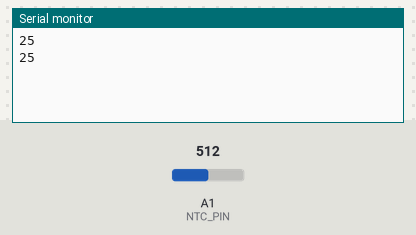
The sketch below on a simulated Arduino Uno, built with avr-gcc and run on an emulated ATmega328P. On the bench: the last lines printed to the serial monitor. The inputs (shaded band) are chosen by the test bench; at power-on: A1 (NTC_PIN) = 512.

Above: at 2.2 s.
2.3 s: A1 (NTC_PIN) set to 716
At 3.6 s:
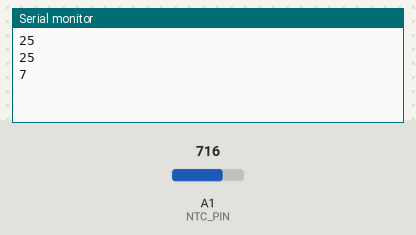
3.8 s: A1 (NTC_PIN) set to 900
At 4.8 s:
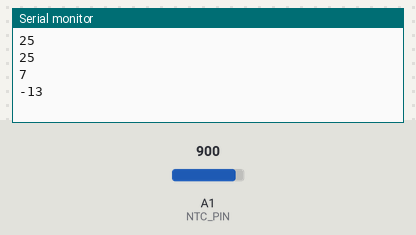
Timing chart, 0 to 6.8 s (numbered marks = the images above; inputs shaded):
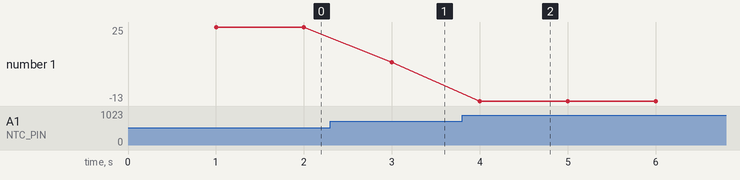

Measured:
- after the input at 2.3 s, the serial monitor: prints a new line after 0.70 s (image 1)
- after the input at 3.8 s, the serial monitor: prints a new line after 0.20 s (image 2)
- plotted number 1: 25 → 7 after the input at 2.3 s, 7 → -13 after the input at 3.8 s

The sketch:

NTCThermistor.ino
```cpp
#define NTC_PIN A1 //SIG pin of NTC module connect to A1 of IO Shield, that is pin A1 of OPEN-SMART UNO R3
#define SAMPLING_RESISTOR  10000//the sampling resistor is 10k ohm
#define NTC_R25 10000//the resistance of the NTC at 25'C is 10k ohm
#define NTC_B   3950

void setup()
{
  Serial.begin(9600);
  delay(1000);//
}

void loop()
{
  float celsius;
  celsius = getTemperature();//get temperature
  Serial.println((int8_t)celsius);//
  delay(1000);//delay 1000ms
}


float getTemperature()
{
  float temperature,resistance;
  int a;
  a = analogRead(NTC_PIN);
  resistance   = (float)a*SAMPLING_RESISTOR/(1024-a); //Calculate the resistance of the thermistor
  /*Calculate the temperature according to the following formula.*/
  temperature  = 1/(log(resistance/NTC_R25)/NTC_B+1/298.15)-273.15;
  return temperature;
}
```
